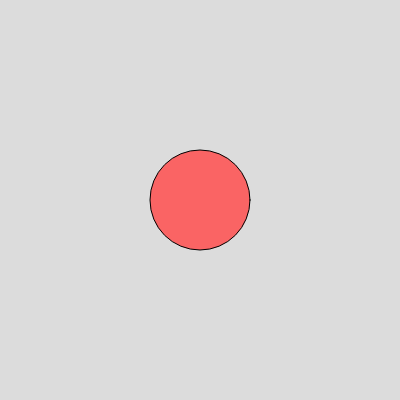
Frame 1 (no input)
Frame 60 (no input): identical to frame 1, image omitted
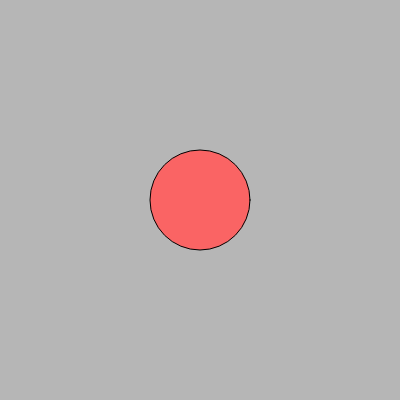
Frame 120 (the mouse pressed at the canvas centre since frame 60)

The p5.js sketch that drew these frames (run headless with seeded random() and noise() and a simulated clock; from frame 60 on, the mouse is pressed at the canvas centre):

// p5.js sketch
// ── sketch.js
let bgColor = 220;

function setup() {
  createCanvas(400, 400);
}

function draw() {
  background(bgColor);
  fill(250, 100, 100);
  circle(200, 200, 100);
}

function mousePressed() {
  bgColor = random(255);
}
